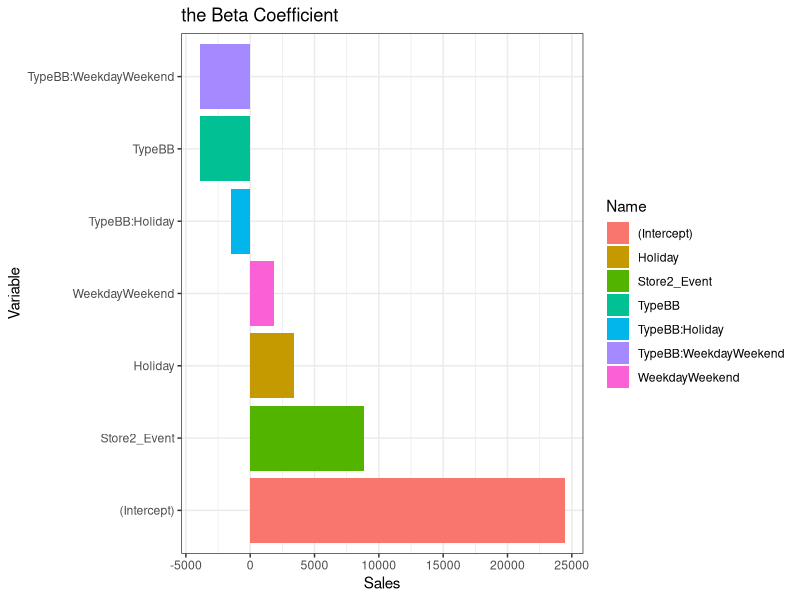

Source code (R):
## ---- chunk 1
knitr::opts_chunk$set(echo = TRUE)
## ---- chunk 2
library(tidyverse)
library(magrittr)
## ---- chunk 3
read_csv("./Restaurant_Sales_Renew.csv", locale=locale(encoding="UTF-8")) -> SalesDataAll
head(SalesDataAll)
## ---- chunk 4
SalesDataAll$Region %<>% as.factor()
SalesDataAll$Type %<>% as.factor()
SalesDataAll$Weekday %<>% as.factor()
SalesDataAll$Month %<>% as.factor()
## ---- chunk 5
SalesDataAll %>% filter(Region %in% "B") -> SalesDataAll.B
SalesDataAll.B
## ---- chunk 6
Model.B <- lm(Sales ~ Type + Weekday + Holiday + Store2_Event, data = SalesDataAll.B[,-c(1,2)])
#data = SalesDataAll.B[,-c(1,2)] or data = SalesDataAll.B都ok，因為只要不要在迴歸公式內，下“,"，就只會引入必要的變數。
## ---- chunk 7
Model.B.interaction <- lm(Sales ~ Type + Weekday + Holiday + Store2_Event + Type*Weekday + Type*Holiday,
                          data = SalesDataAll.B[,-c(1,2)])
## ---- chunk 8
summary(Model.B.interaction)
Model.B.interaction$effects
## ---- chunk 9
Coefficient <- tibble(
  Name = names(Model.B.interaction$coefficients),
  Value = Model.B.interaction$coefficients
)

Coefficient %<>% arrange(desc(Value))
Coefficient$Name <- as.factor(Coefficient$Name)
## ---- chunk 10
Coefficient %>% ggplot(aes(x=factor(Name, levels = as.character(Coefficient$Name)), 
                           y=Value)) + 
  geom_bar(aes(fill=Name), stat = "identity") + 
  coord_flip() +
  labs(x="Variable", y="Sales", title = "the Beta Coefficient") +
  theme_bw()
## ---- chunk 11
# Model.B.interaction$residuals

# MAPE: Mean Absolute Percentage Error 

MAPE.func <- function(predictions, actual){
  mean(abs((predictions - actual)/actual)) %>% round(., digits = 3) -> decimal
  paste0(x=decimal*100, 
         y="%") -> MAPE
  MAPE
}

## ---- chunk 12
MAPE.func(Model.B.interaction$fitted.values, SalesDataAll.B$Sales)
## ---- chunk 13
cat("the MAPE of Model.B.Interaction is", MAPE.func(Model.B.interaction$fitted.values, SalesDataAll.B$Sales))
